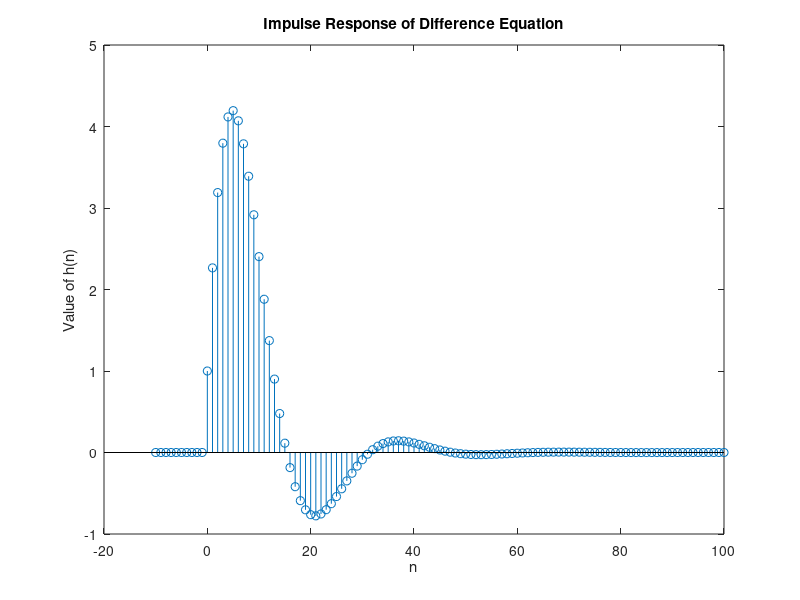

This chart was generated by the following MATLAB code:
disp("Question 2");
clear;

n0offset = 10; %Index 11 is 'n0'

y_coeff = [1, -1.8*cos(pi/16), 0.81]; %feedback coeff
x_coeff = [1, 0.5]; %feedforward coeff

ddelta = [zeros(1, 10), 1, zeros(1, 100)]; %h over nE[-10, 100]

h = filter(x_coeff, y_coeff, ddelta); %ff_coef, fb_coef, impulse

stem(-10:100, h);
title("Impulse Response of Difference Equation");
xlabel("n");
ylabel("Value of h(n)");

print(gcf, '-dpng', 'handin2.png') %Save as png